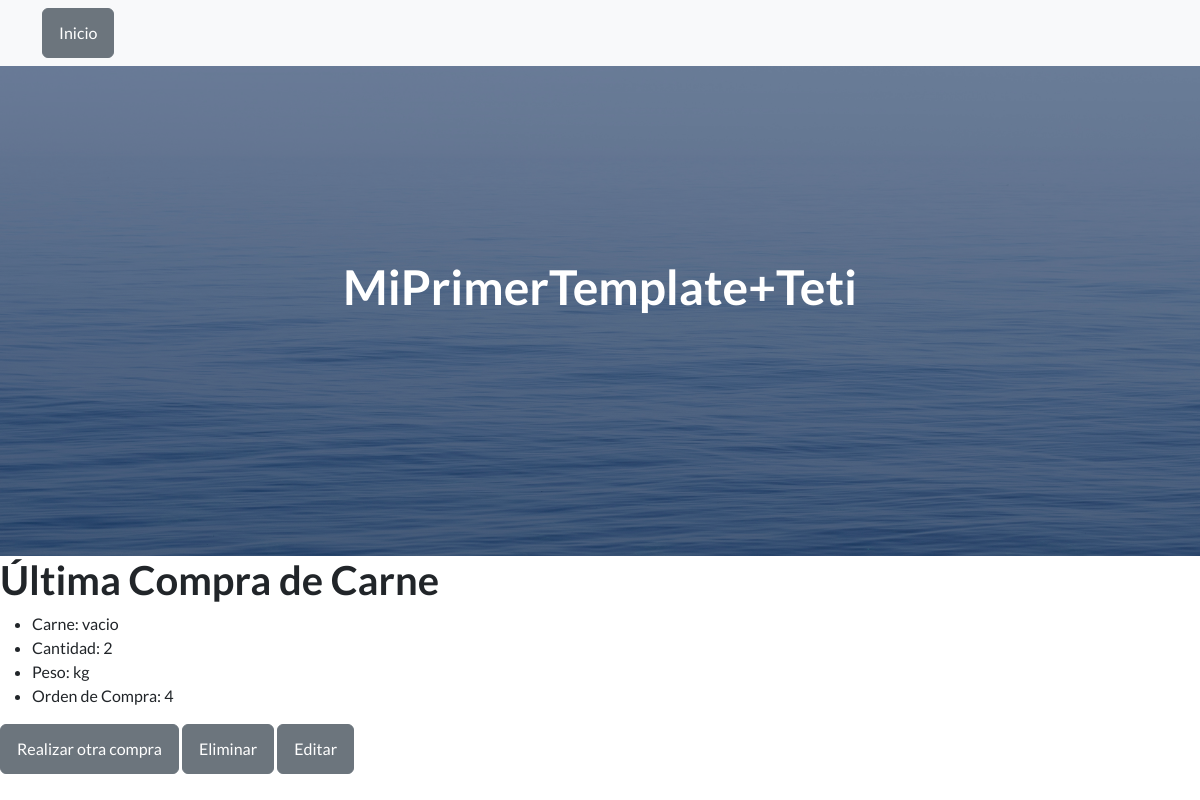
/app1/leer_carne/, run on an earlier commit of the app's database.
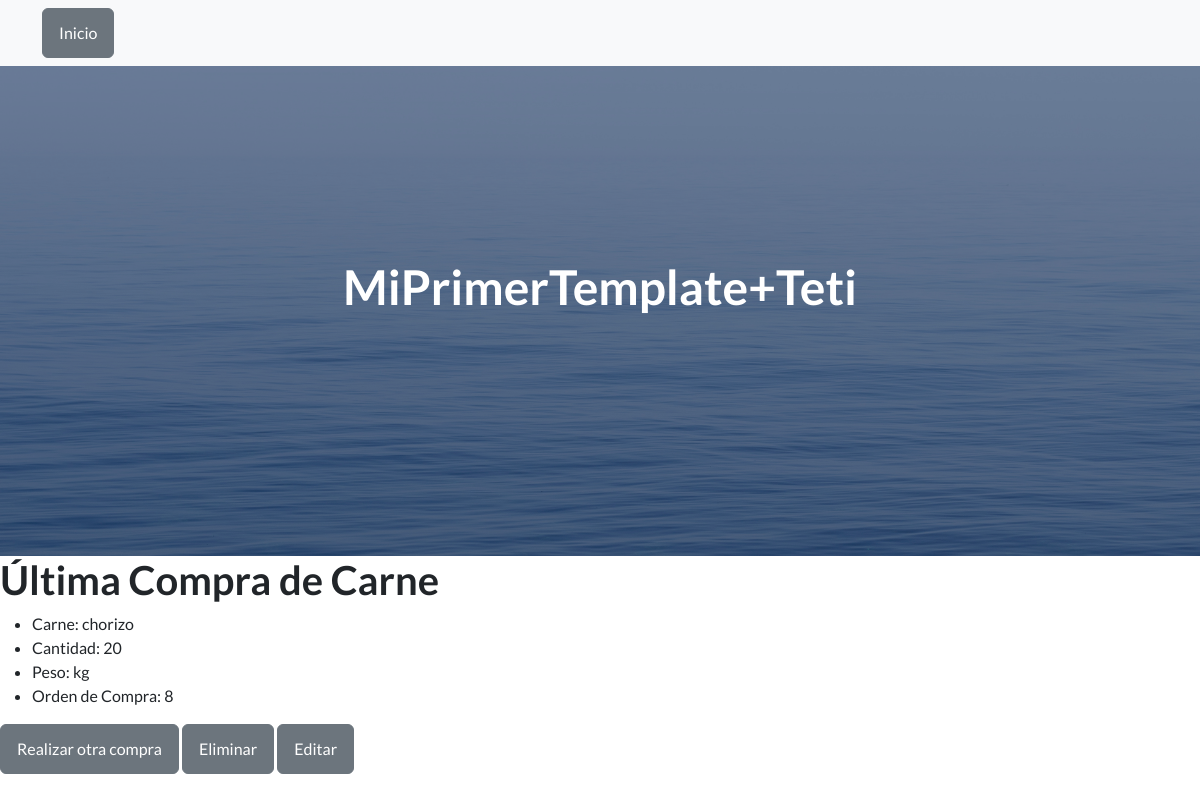
And on a later commit of the database.
### app1/models.py (models this page shows, shortened)
class Carniceria(models.Model):
    id = models.AutoField(primary_key=True)
    carne = models.CharField(max_length=100)
    cantidad = models.IntegerField()
    peso = models.CharField(max_length=100, default="0.0")

### app1/views.py (the view)
# urls.py: path('leer_carne/', views.leer_carne, name='leer_carne'),
def leer_carne(request):
    compra_carne = Carniceria.objects.last()  # Obtiene el último registro
    return render(request, 'leer_carne.html', {'compra_carne': compra_carne})

### Template/leer_carne.html (shortened to what this page needs)
{% extends 'index.html' %}
{% block content %}
<!DOCTYPE html>
<html>
<head>
</head>
<body>
    <h1>Última Compra de Carne</h1>
    <ul>
        <li>Carne: {{ compra_carne.carne }}</li>
        <li>Cantidad: {{ compra_carne.cantidad }}</li>
        <li>Peso: {{ compra_carne.peso }}</li>
        <li>Orden de Compra: {{ compra_carne.id }}</li>
    </ul>
    <a href="{% url 'app1:carniceria' %}" class="btn btn-secondary">Realizar otra compra</a>
    <a href="{% url 'app1:eliminar_carne' compra_carne.id %}" class="btn btn-secondary">Eliminar</a>
    <a href="{% url 'app1:editar_carne' compra_carne.id %}" class="btn btn-secondary">Editar</a>
</body>
</html>
{% endblock %}

What changed in the data, as far as the page shows it:
no longer on this page (row unchanged): Carniceria: carne "vacio", cantidad "2", peso "kg", id "4"
added Carniceria: carne "chorizo", cantidad "20", peso "kg", id "8"
